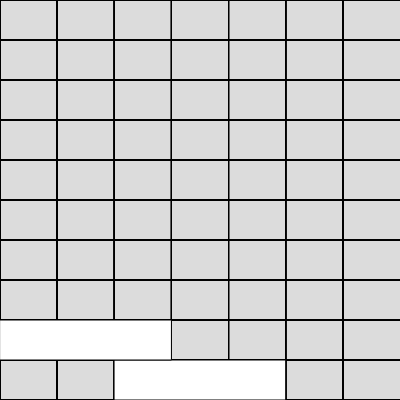
Frame 1 (no input)
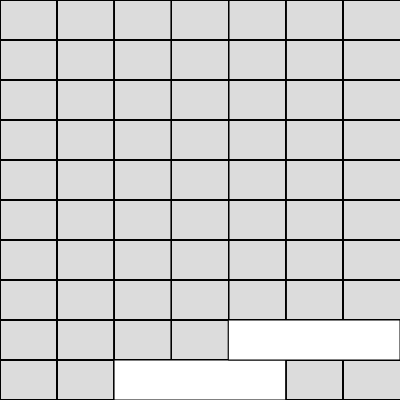
Frame 60 (no input)
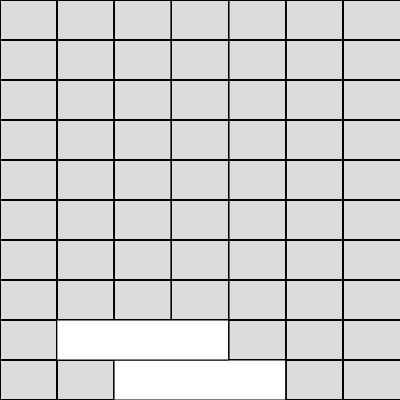
Frame 120 (the mouse pressed at the canvas centre since frame 60)

The p5.js sketch that drew these frames (run headless with seeded random() and noise() and a simulated clock; from frame 60 on, the mouse is pressed at the canvas centre):

// p5.js sketch
// ── sketch.js
class Level {
  constructor (length, x, xLimit, yPos, cellWidth, cellHeight) {
    this.length = length
    this.x = x
    this.xLimit = xLimit
    this.yPos = yPos
    this.cellWidth = cellWidth
    this.cellHeight = cellHeight

    this.isRight = true
  }

  draw () {
    rect(
      this.x * this.cellWidth,
      this.yPos,
      this.length * this.cellWidth,
      this.cellHeight
    )
  }

  step () {
    if (this.isRight) {
      if (this.x + 1 + this.length > this.xLimit) {
        this.isRight = false
        this.x--
      } else {
        this.x++
      }
    } else {
      if (this.x - 1 < 0) {
        this.isRight = true
        this.x++
      } else {
        this.x--
      }
    }
  }
}

class Grid {
  constructor (width, height, rows, columns) {
    this.width = width
    this.height = height
    this.rows = rows
    this.columns = columns

    this.columnWidth = width / rows
    this.rowHeight = height / columns

    this.maxLevelLength = Math.floor(rows / 2)

    this.levels = [
      (this.lastLevel = new Level(
        this.maxLevelLength,
        Math.floor((this.maxLevelLength + 1) / 2),
        columns,
        height - this.rowHeight,
        this.columnWidth,
        this.rowHeight
      ))
    ]
  }

  draw () {
    background(220)
    for (var x = 0; x <= this.width; x += this.columnWidth) {
      for (var y = 0; y <= this.height; y += this.rowHeight) {
        stroke(0)
        strokeWeight(1)
        line(x, 0, x, this.height)
        line(0, y, this.width, y)
      }
    }
    this.levels.forEach(level => level.draw())
  }

  add (length) {
    this.secondLastLevel = this.lastLevel
    this.levels.push(
      (this.lastLevel = new Level(
        length,
        0,
        this.rows,
        this.height - (this.levels.length + 1) * this.rowHeight,
        this.columnWidth,
        this.rowHeight
      ))
    )
  }

  step () {
    this.lastLevel.step()
  }

  place () {
    const [x1, x2, l1, l2] = [this.lastLevel.x, this.secondLastLevel.x, this.lastLevel.length, this.secondLastLevel.length]

    const lowerBound = Math.max(x1, x2)
    const upperBound = Math.min(x1 + l1, x2 + l2)

    const length = upperBound - lowerBound

    if (length > 0) {
      this.lastLevel.x = lowerBound
      this.lastLevel.length = length
    }
    this.add(length)
    this.lastLevel.isRight = this.secondLastLevel.isRight
    this.lastLevel.x = this.secondLastLevel.x

    if (length <= 0) {
      gamePlaying = false
      clearInterval(t)
    }
  }
}

let g, t, gamePlaying

function setup () {
  createCanvas(400, 400)
  g = new Grid(400, 400, 7, 10)
  g.add(g.maxLevelLength)
  gamePlaying = true
  t = setInterval(g.step.bind(g), 100)
}

function draw () {
  background(220)
  g.draw()
}

function keyPressed () {
  if (keyCode == 0x20 /* SPACE */) {
    if (gamePlaying) {
      g.place()
    } else {
      setup()
    }
  }
}
